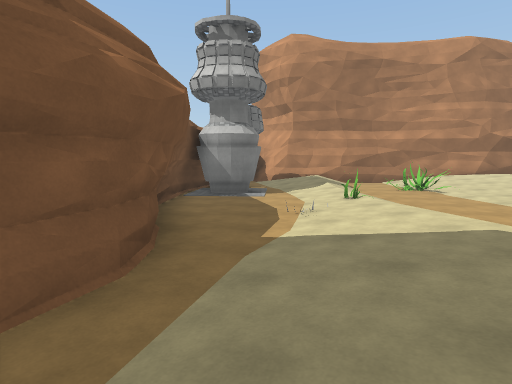
view 1 (above)

18 first-person views from a walk through a 3-D level made in the Unity game engine. The camera is 1.5 m above the floor, tilts 6° down and sees 80° across. The floor is counted in squares, 2 m on a side. Each view is taken from the middle of a square. On the plan, view 1 faces up. The plan holds only what a view shows up to about 10 squares ahead; the rest is blank. The place goes on beyond the plan. The player character is not drawn. Some animated figures are left out. Surface patterns are stand-ins for the level's own textures.

view 2
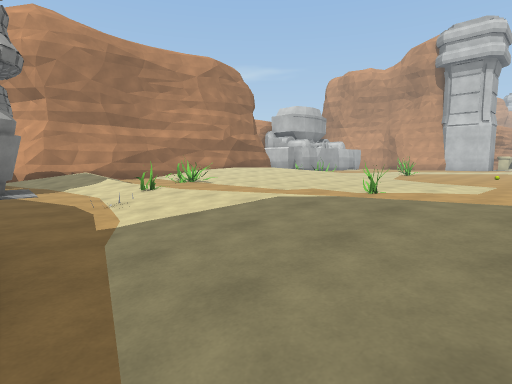

view 3
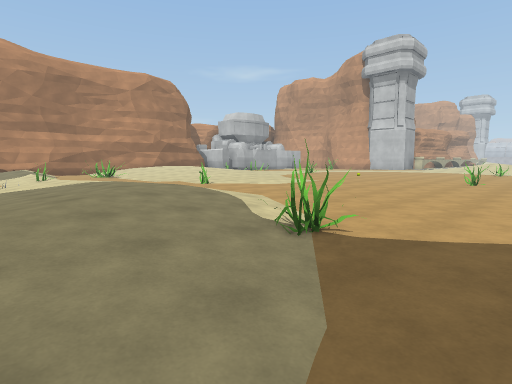

view 4
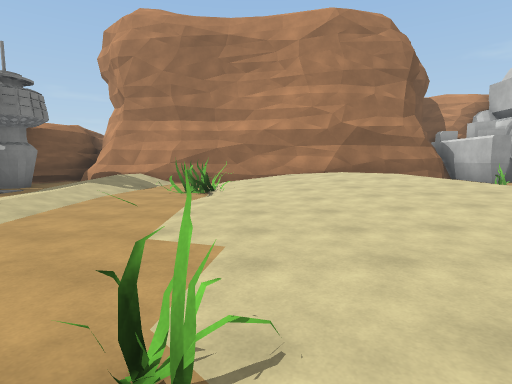

view 5
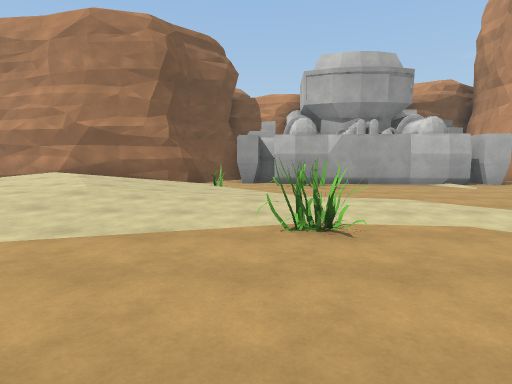

view 6
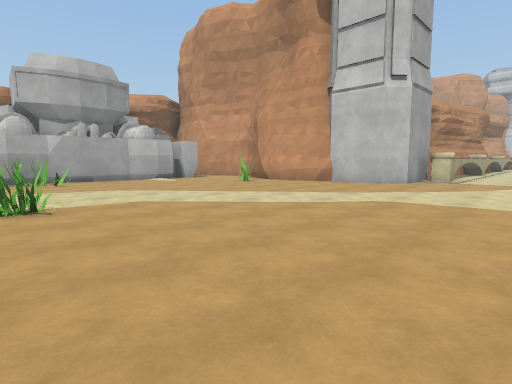

view 7
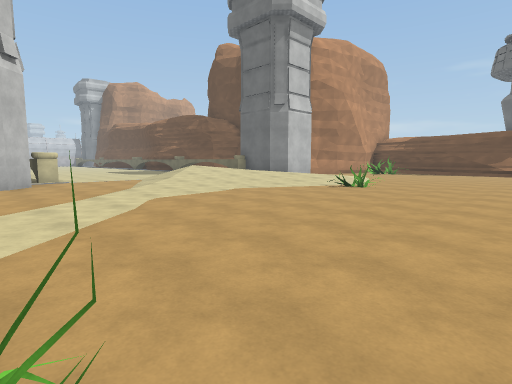

view 8
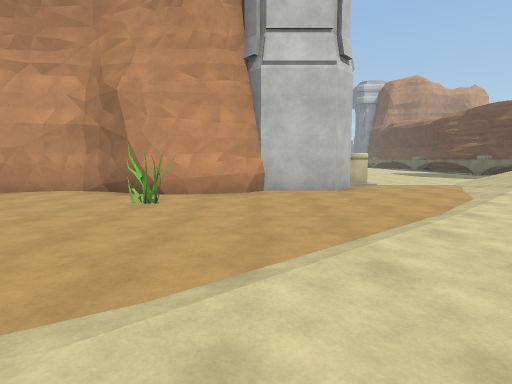

view 9
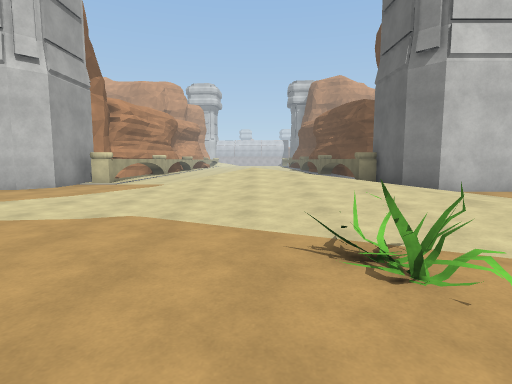

view 10
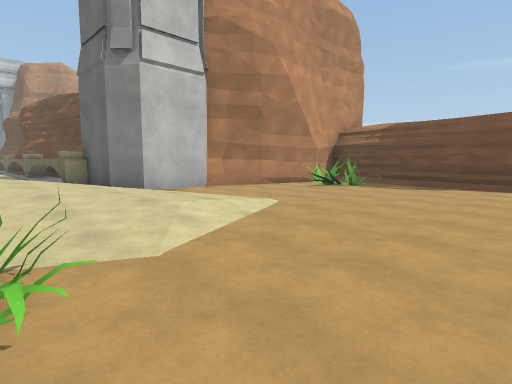

view 11
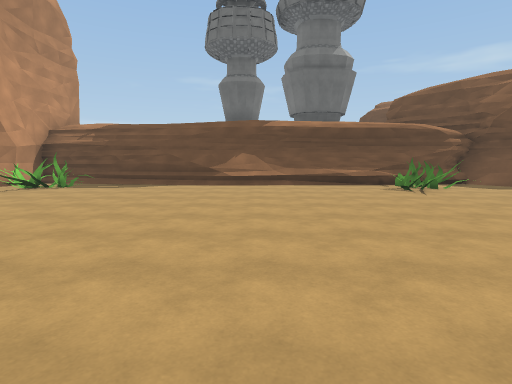

view 12
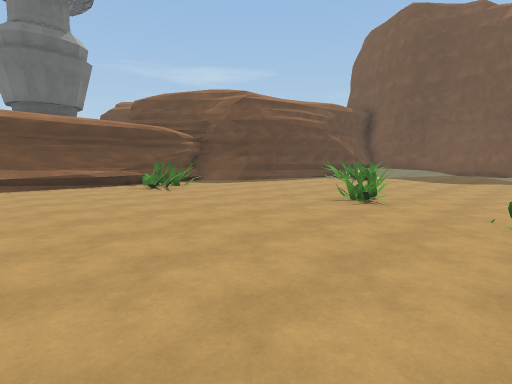

view 13
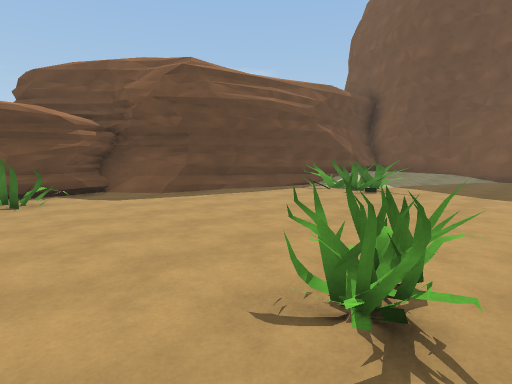

view 14
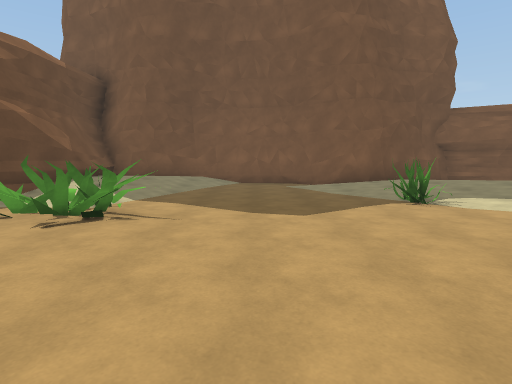

view 15
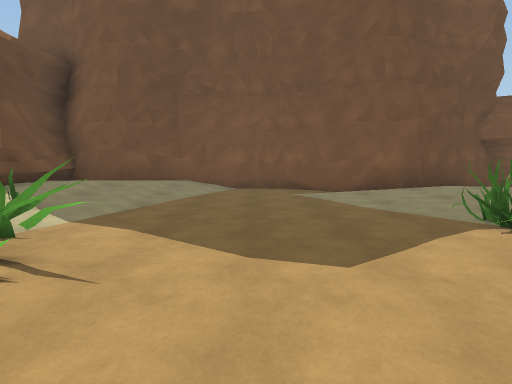

view 16
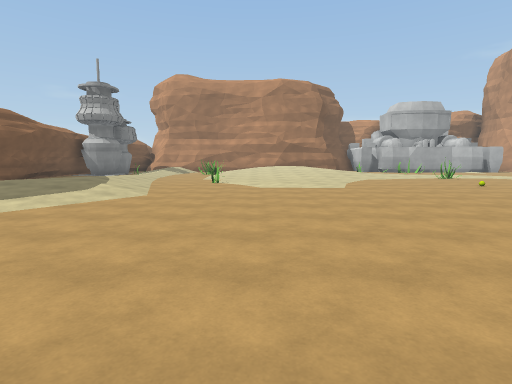

view 17
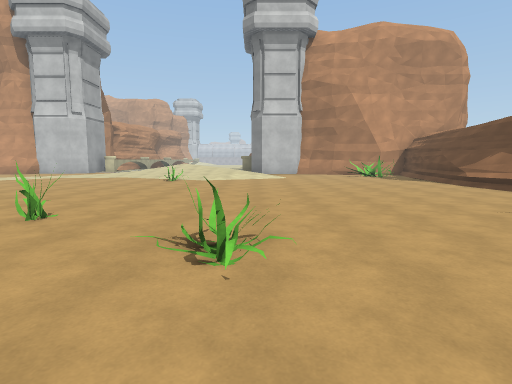

view 18
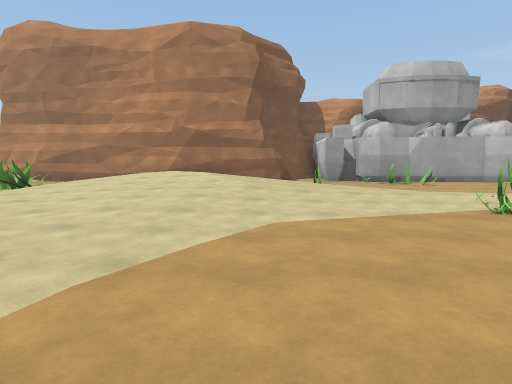

### Floor plan
Key: @ floor where view 1 was taken; # wall or solid block; . main floor; : floor 0.25 m higher than the main floor; + floor 0.5 m higher than the main floor; * floor 0.75 m higher than the main floor; / step, stairs or slope; O other object.
Columns run from 2 left of view 1 to 26 right of it. Each row starts with its distance up from view 1.
 13    #
 12  #/############.######## ##
 11  #.///.////////O.OO...##..#
 10 ###///.O///*////.OO.......#
  9 ###///OO:://///..........##
  8 ###./..O:::+///:.......O.#
  7 #.../....:::://:.........##
  6 #...O.....:::/............#
  5  ..O//...........O........#
  4  #.///....................###
  3 ##.///..O...................#
  2 #/////.......................
  1 #./////.................//...
  0 #.@/+//.................////.
 -1 #//+///................//////
 -2 ##////.................////
 -3  #///O.......O......O./////
 -4 ##//.................///////
 -5 #..................../+//////
 -6 #..........O........./////###
 -7 #/....................//.##
 -8 #///.OO..................#
 -9 #///OOO..................#
-10 #+///OO................O.#
-11 ########....OO........OO.#
-12        ###//########...O##
-13          ################

Positions as (right, up) in squares from view 1, and headings:
1: (0, 0), facing up
2: (-1, 0), facing up-right
3: (0, -5), facing up-right
4: (6, 2), facing up
5: (14, 2), facing up
6: (14, 0), facing up-right
7: (14, 5), facing down-right
8: (16, 6), facing right
9: (16, -2), facing right
10: (16, -3), facing down-right
11: (15, -3), facing down
12: (15, -3), facing down-left
13: (11, -5), facing down-left
14: (8, -6), facing left
15: (6, -6), facing left
16: (7, -7), facing up
17: (7, -6), facing right
18: (11, 1), facing up
